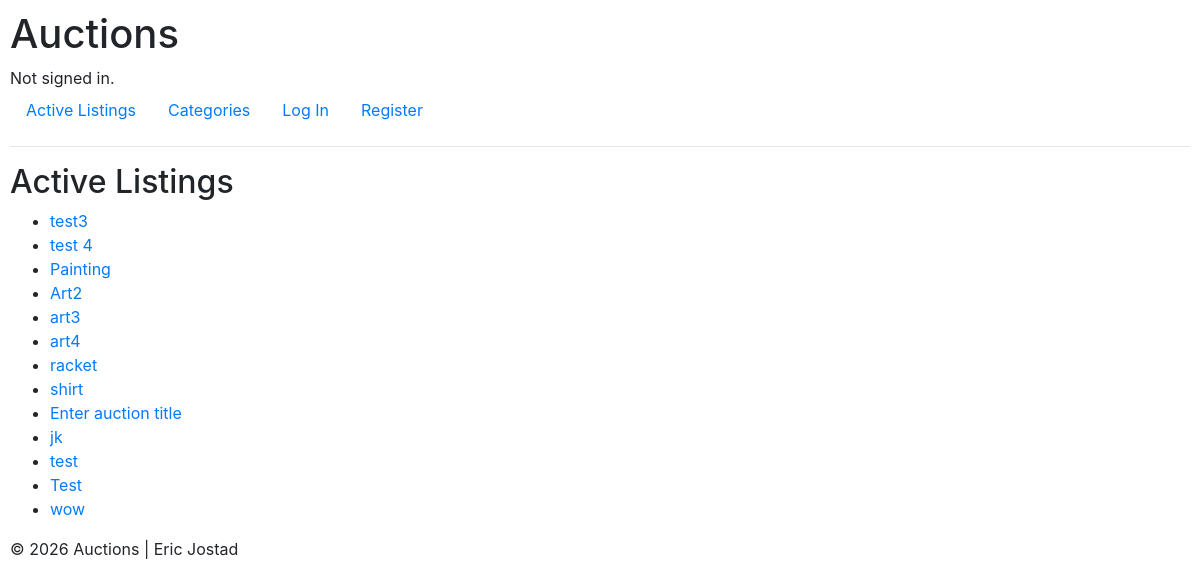
/, run on an earlier commit of the app's database.
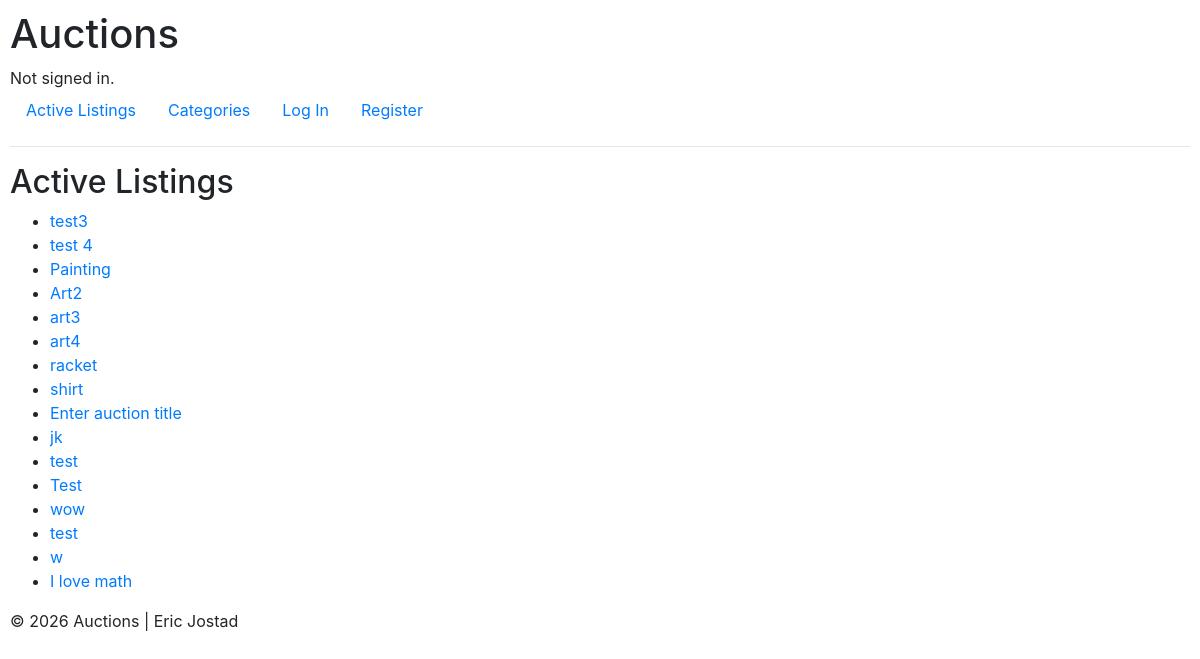
And on a later commit of the database.
### auctions/models.py (models this page shows)
class Auction(models.Model):
    user = models.ForeignKey(User, on_delete=models.CASCADE)
    title = models.CharField(max_length=150)
    description = models.TextField(
        validators=[MinValueValidator(20), MaxValueValidator(1000)])
    starting_bid = models.DecimalField(
        max_digits=10, decimal_places=2, validators=[MinValueValidator(Decimal("0.01"))])
    image_url = models.URLField(blank=True)
    category = models.CharField(
        max_length=64)

### auctions/views.py (the view)
# urls.py: path("", views.index, name="index"),
def index(request):
    auction = Auction.objects.all()
    return render(request, "auctions/index.html", {
        "auctions": auction
    })

### auctions/templates/auctions/index.html
{% extends "auctions/layout.html" %}
{% block body %}
    <h2>Active Listings</h2>
    <ul>
        {% for auction in auctions %}
            <li>
                <a href="{% url 'auctions:listing' auction.id auction.title %}">{{ auction.title }}</a>
            </li>
        {% empty %}
            <li>No active listings.</li>
        {% endfor %}
    </ul>
{% endblock %}

What changed in the data, as far as the page shows it:
added Auction: title "test"
added Auction: title "w"
added Auction: title "I love math"
